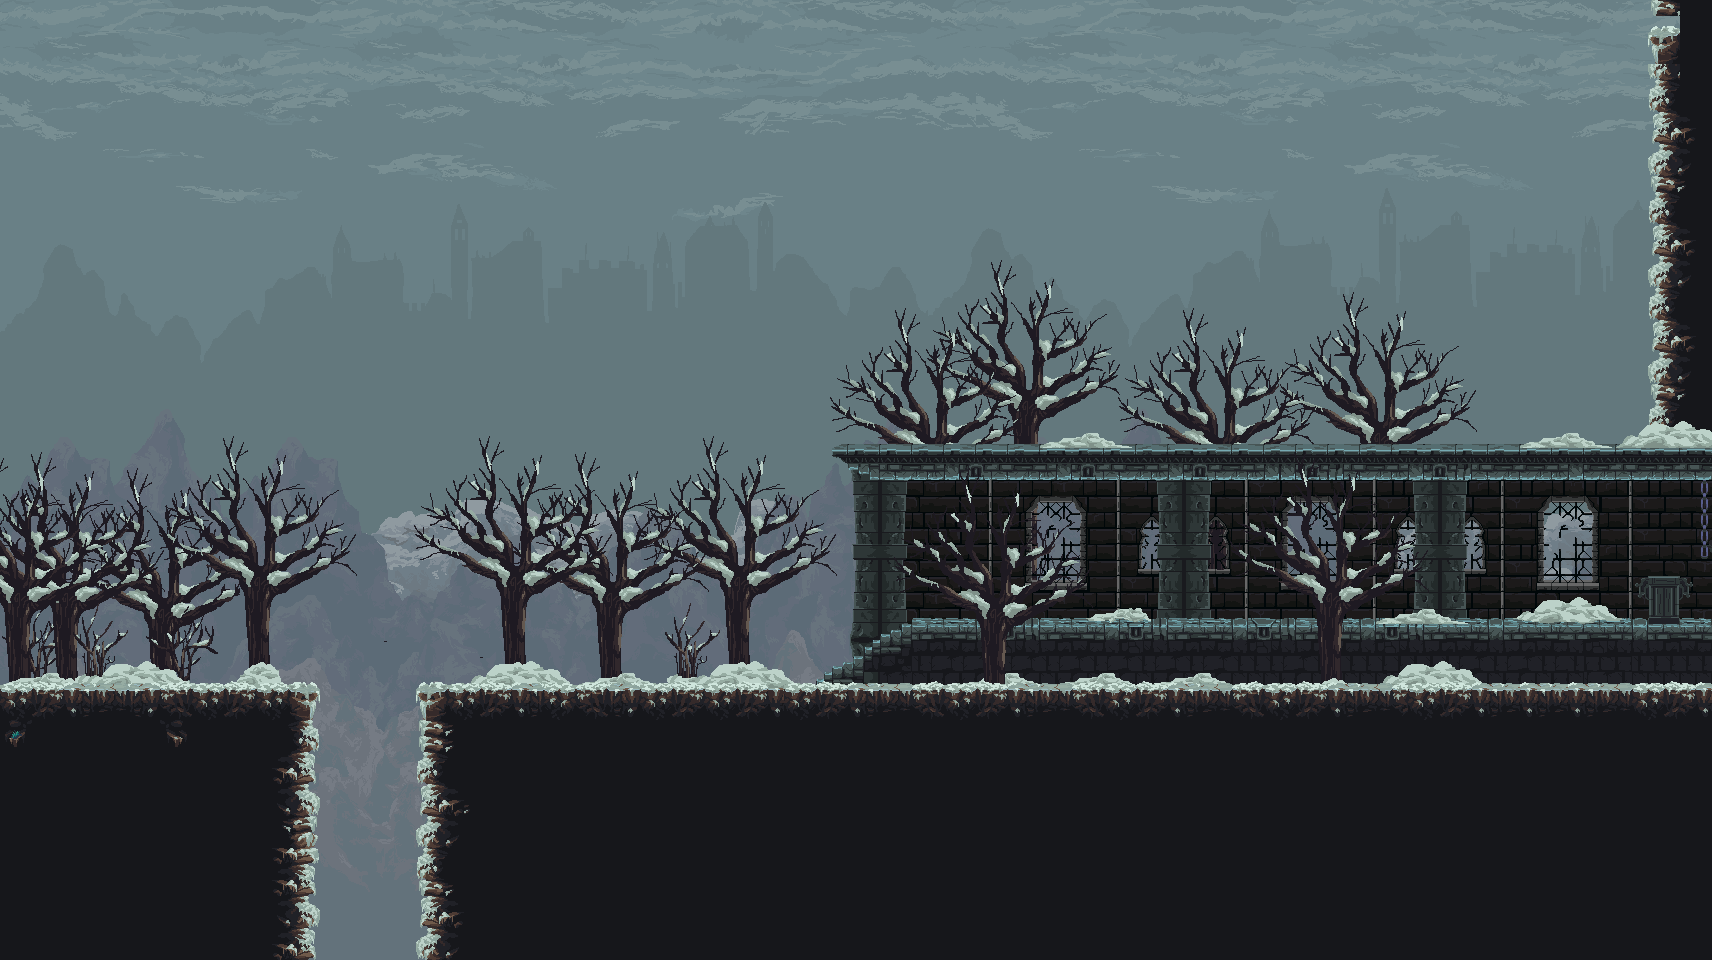

A level layout from a 2D game, rendered from its tile map. Below: a short description, then the map file with tile-grid data replaced by summaries:
An orthogonal 107x60 tile map with 16x16 px tiles, 21 tile layers (Sky, Silhouette, Rocks, Mountains 2, ...), 3 hidden layers not drawn, 7 tilesets.

<map version="1.2" tiledversion="1.2.4" orientation="orthogonal" renderorder="right-down" width="107" height="60" tilewidth="16" tileheight="16" infinite="0" nextlayerid="138" nextobjectid="1">
 <tileset firstgid="1" name="mainlevbuild1" tilewidth="16" tileheight="16" tilecount="3200" columns="50">
  <image source="New_Assets/Snow/mainlevbuild1.png" width="800" height="1024" />
 </tileset>
 <tileset firstgid="3201" name="mainlevbuild2" tilewidth="16" tileheight="16" tilecount="2500" columns="50">
  <image source="New_Assets/Snow/mainlevbuild2.png" width="800" height="800" />
 </tileset>
 <tileset firstgid="5701" name="background1" tilewidth="16" tileheight="16" tilecount="1800" columns="60">
  <image source="New_Assets/Snow/background1.png" width="960" height="480" />
 </tileset>
 <tileset firstgid="7501" name="background2b" tilewidth="16" tileheight="16" tilecount="1800" columns="60">
  <image source="New_Assets/Snow/background2b.png" width="960" height="480" />
 </tileset>
 <tileset firstgid="9301" name="background3" tilewidth="16" tileheight="16" tilecount="1800" columns="60">
  <image source="New_Assets/Snow/background3.png" width="960" height="480" />
 </tileset>
 <tileset firstgid="11101" name="background4" tilewidth="16" tileheight="16" tilecount="1800" columns="60">
  <image source="New_Assets/Snow/background4.png" width="960" height="480" />
 </tileset>
 <tileset firstgid="12901" name="background5" tilewidth="16" tileheight="16" tilecount="1800" columns="60">
  <image source="New_Assets/Snow/background5.png" width="960" height="480" />
 </tileset>
 <group id="40" name="Layers">
  <group id="48" name="Parallax">
   <layer id="114" name="Sky" width="107" height="60">
    <data>[6420 cells, 3210 non-empty, 1800 distinct tile ids]</data>
   </layer>
   <layer id="115" name="Silhouette" width="107" height="60">
    <data>[6420 cells, 3212 non-empty, 1742 distinct tile ids]</data>
   </layer>
   <layer id="118" name="Rocks" width="107" height="60">
    <data>[6420 cells, 2688 non-empty, 866 distinct tile ids]</data>
   </layer>
   <layer id="116" name="Mountains 2" width="107" height="60">
    <data>[6420 cells, 3623 non-empty, 2079 distinct tile ids]</data>
   </layer>
   <layer id="117" name="Mountains" width="107" height="60">
    <data>[6420 cells, 2968 non-empty, 1680 distinct tile ids]</data>
   </layer>
  </group>
  <group id="47" name="Trees">
   <layer id="119" name="Trees 3" width="107" height="60">
    <data>[6420 cells, 849 non-empty, 283 distinct tile ids]</data>
   </layer>
   <layer id="120" name="Trees 2" width="107" height="60">
    <data>[6420 cells, 661 non-empty, 287 distinct tile ids]</data>
   </layer>
   <layer id="121" name="Trees" width="107" height="60">
    <data>[6420 cells, 834 non-empty, 292 distinct tile ids]</data>
   </layer>
  </group>
  <group id="55" name="Road Deco" visible="0">
   <layer id="122" name="Fences" width="107" height="60">
    <data>[6420 cells, 194 non-empty, 15 distinct tile ids]</data>
   </layer>
   <layer id="123" name="Graves" width="107" height="60">
    <data>[6420 cells, 0 non-empty, 0 distinct tile ids]</data>
   </layer>
   <layer id="124" name="Grass" width="107" height="60">
    <data>[6420 cells, 10 non-empty, 6 distinct tile ids]</data>
   </layer>
  </group>
  <layer id="125" name="Cliffs Back" width="107" height="60">
   <data>[6420 cells, 112 non-empty, 33 distinct tile ids]</data>
  </layer>
  <group id="49" name="Walls">
   <layer id="126" name="Wall 2" width="107" height="60">
    <data>[6420 cells, 694 non-empty, 116 distinct tile ids]</data>
   </layer>
   <layer id="127" name="Wall 3" width="107" height="60">
    <data>[6420 cells, 343 non-empty, 63 distinct tile ids]</data>
   </layer>
   <layer id="128" name="Wall" width="107" height="60">
    <data>[6420 cells, 278 non-empty, 14 distinct tile ids]</data>
   </layer>
  </group>
  <group id="56" name="Map Construction">
   <layer id="129" name="Snow" width="107" height="60">
    <data>[6420 cells, 117 non-empty, 28 distinct tile ids]</data>
   </layer>
   <layer id="130" name="Buildings" width="107" height="60">
    <data>[6420 cells, 332 non-empty, 61 distinct tile ids]</data>
   </layer>
   <layer id="131" name="Front deco" width="107" height="60">
    <data>[6420 cells, 537 non-empty, 312 distinct tile ids]</data>
   </layer>
   <layer id="132" name="Cliffs" width="107" height="60">
    <data>[6420 cells, 1832 non-empty, 110 distinct tile ids]</data>
   </layer>
   <layer id="133" name="Snow 2" width="107" height="60">
    <data>[6420 cells, 82 non-empty, 56 distinct tile ids]</data>
   </layer>
   <layer id="134" name="Spikes" width="107" height="60">
    <data>[6420 cells, 0 non-empty, 0 distinct tile ids]</data>
   </layer>
  </group>
  <group id="53" name="Platforms">
   <layer id="135" name="Down platforms" width="107" height="60">
    <data>[6420 cells, 0 non-empty, 0 distinct tile ids]</data>
   </layer>
   <layer id="136" name="Up platforms" width="107" height="60">
    <data>[6420 cells, 0 non-empty, 0 distinct tile ids]</data>
   </layer>
   <layer id="137" name="Platforms" width="107" height="60">
    <data>[6420 cells, 0 non-empty, 0 distinct tile ids]</data>
   </layer>
  </group>
 </group>
</map>
